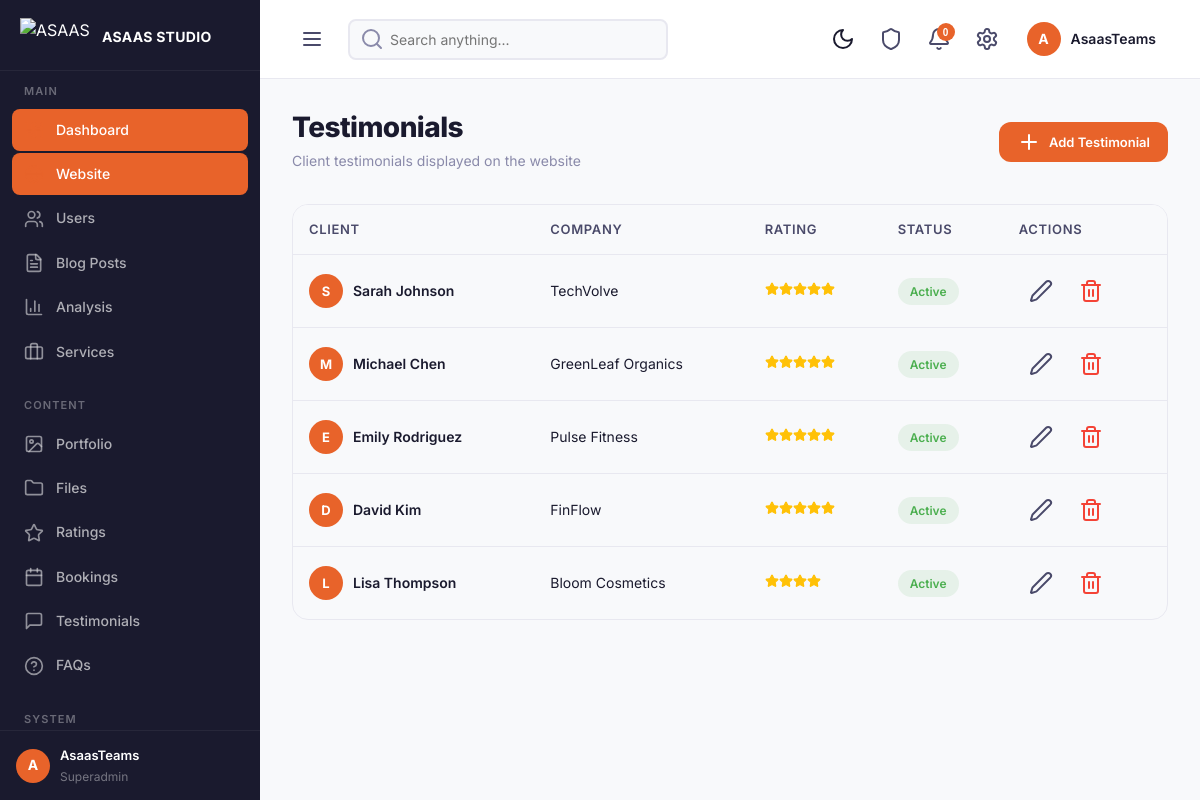
/admin/testimonials.php (signed in), run on the app's committed database.
### tables this page shows
CREATE TABLE testimonials (
    id INT PRIMARY KEY AUTO_INCREMENT,
    name VARCHAR(100) NOT NULL,
    position VARCHAR(100) DEFAULT NULL,
    company VARCHAR(255) DEFAULT NULL,
    avatar VARCHAR(500) DEFAULT NULL,
    content TEXT NOT NULL,
    rating TINYINT DEFAULT NULL,
    is_active TINYINT(1) DEFAULT 1,
    sort_order INT DEFAULT 0,
    created_at TIMESTAMP DEFAULT CURRENT_TIMESTAMP,
    updated_at TIMESTAMP DEFAULT CURRENT_TIMESTAMP ON UPDATE CURRENT_TIMESTAMP,
    INDEX idx_active (is_active)
);

### admin/testimonials.php (the view, shortened to what this page needs)
<?php require_once __DIR__ . '/../config/functions.php'; startSession(); requireAdmin(); $pageTitle = 'Testimonials'; require __DIR__ . '/../includes/admin-header.php';
$db = Database::getInstance()->getConnection();
$testimonials = $db->query("SELECT * FROM testimonials ORDER BY sort_order ASC")->fetchAll();
?>
<div class="page-header fade-in-up">
    <div>
        <h1 class="page-title">Testimonials</h1>
        <p class="page-subtitle">Client testimonials displayed on the website</p>
    </div>
    <div class="page-actions">
        <button class="btn btn-primary btn-sm" data-modal="newTestimonialModal"><i data-lucide="plus" size="16"></i> Add Testimonial</button>
    </div>
</div>
<div class="table-container reveal">
    <table class="table">
        <thead><tr><th>Client</th><th>Company</th><th>Rating</th><th>Status</th><th>Actions</th></tr></thead>
        <tbody>
            <?php foreach ($testimonials as $t): ?>
                <tr>
                    <td>
                        <div style="display:flex;align-items:center;gap:10px">
                            <div style="width:34px;height:34px;border-radius:50%;background:var(--primary);display:flex;align-items:center;justify-content:center;color:white;font-weight:700;font-size:13px"><?= strtoupper($t['name'][0]) ?></div>
                            <span style="font-weight:600"><?= htmlspecialchars($t['name']) ?></span>
                        </div>
                    </td>
                    <td><?= htmlspecialchars($t['company'] ?? '-') ?></td>
                    <td><?php for ($i = 0; $i < ($t['rating'] ?? 5); $i++): ?><i data-lucide="star" width="14" height="14" fill="#FFC107" color="#FFC107" style="display:inline"></i><?php endfor; ?></td>
                    <td><span class="badge badge-<?= $t['is_active'] ? 'success' : 'error' ?>"><?= $t['is_active'] ? 'Active' : 'Hidden' ?></span></td>
                    <td>
                        <div style="display:flex;gap:6px">
                            <button class="btn btn-ghost btn-icon btn-sm"><i data-lucide="edit-2" size="14"></i></button>
                            <button class="btn btn-ghost btn-icon btn-sm" style="color:#F44336"><i data-lucide="trash-2" size="14"></i></button>
                        </div>
                    </td>
                </tr>
            <?php endforeach; ?>
        </tbody>
    </table>
</div>
</body></html>

### assets/css/main.css (style rules this page uses)
:root { --primary: #E8632A; --primary-dark: #d4551f; --primary-light: #f07840; --primary-alpha: rgba(232, 99, 42, 0.1); --primary-alpha-2: rgba(232, 99, 42, 0.2); --bg-white: #ffffff; --bg-light: #f8f9fb; --bg-gray: #f1f3f5; --bg-dark: #1a1a2e; --bg-darker: #0f0f1a; --text-primary: #1a1a2e; --text-secondary: #4a4a6a; --text-muted: #8a8aaa; --text-light: #b0b0c8; --text-white: #ffffff; --border: #e8e8f0; --border-dark: #d0d0e0; --shadow-sm: 0 2px 8px rgba(0,0,0,0.06); --shadow-md: 0 4px 20px rgba(0,0,0,0.08); --shadow-lg: 0 8px 40px rgba(0,0,0,0.12); --shadow-xl: 0 16px 60px rgba(0,0,0,0.15); --radius-sm: 8px; --radius-md: 12px; --radius-lg: 16px; --radius-xl: 24px; --font-family: 'Inter', -apple-system, BlinkMacSystemFont, sans-serif; --transition: 0.3s ease; --max-width: 1200px; --header-height: 80px; --sidebar-width: 260px; --sidebar-collapsed: 72px; }
*, *::before, *::after { margin: 0; padding: 0; box-sizing: border-box; }
html { scroll-behavior: smooth; -webkit-font-smoothing: antialiased; -moz-osx-font-smoothing: grayscale; }
body { font-family: var(--font-family); font-size: 16px; line-height: 1.6; color: var(--text-primary); background: var(--bg-white); overflow-x: hidden; }
h1, h2, h3, h4, h5, h6 { font-weight: 700; line-height: 1.2; color: var(--text-primary); }
h1 { font-size: clamp(2.5rem, 5vw, 4.5rem); letter-spacing: -0.02em; }
p { color: var(--text-secondary); line-height: 1.7; }
.btn { display: inline-flex; align-items: center; gap: 8px; padding: 12px 28px; border: none; border-radius: var(--radius-md); font-family: var(--font-family); font-size: 15px; font-weight: 600; cursor: pointer; transition: all var(--transition); text-decoration: none; line-height: 1.4; position: relative; overflow: hidden; }
.btn-primary { background: var(--primary); color: white; }
.btn-ghost { background: transparent; color: var(--text-secondary); }
.btn-sm { padding: 8px 18px; font-size: 13px; }
.btn-icon { width: 44px; height: 44px; padding: 0; display: flex; align-items: center; justify-content: center; border-radius: var(--radius-sm); }
.badge { display: inline-flex; align-items: center; padding: 4px 12px; border-radius: 50px; font-size: 12px; font-weight: 600; gap: 4px; }
.badge-success { background: rgba(76, 175, 80, 0.1); color: #4CAF50; }
.table-container { overflow-x: auto; border-radius: var(--radius-lg); border: 1px solid var(--border); }
.table { width: 100%; border-collapse: collapse; }
.table th { background: var(--bg-light); padding: 14px 16px; text-align: left; font-size: 13px; font-weight: 600; color: var(--text-secondary); text-transform: uppercase; letter-spacing: 0.05em; border-bottom: 1px solid var(--border); }
.table td { padding: 14px 16px; font-size: 14px; color: var(--text-primary); border-bottom: 1px solid var(--border); }
.table tr:last-child td { border-bottom: none; }

### assets/css/admin.css (style rules this page uses)
.page-header { display: flex; align-items: center; justify-content: space-between; margin-bottom: 32px; }
.page-title { font-size: 28px; font-weight: 800; }
.page-subtitle { font-size: 14px; color: var(--text-muted); margin-top: 4px; }
.page-actions { display: flex; gap: 12px; }

### assets/css/animations.css (style rules this page uses)
.fade-in-up { opacity: 0; transform: translateY(40px); animation: fadeInUp 0.8s ease forwards; }
.btn { position: relative; overflow: hidden; transition: all 0.3s ease; }
.btn::after { content: ''; position: absolute; top: 50%; left: 50%; width: 0; height: 0; border-radius: 50%; background: rgba(255,255,255,0.2); transition: width 0.6s ease, height 0.6s ease, top 0.6s ease, left 0.6s ease; }
.reveal { opacity: 0; transform: translateY(40px); transition: opacity 0.8s ease, transform 0.8s ease; }
.reveal.visible { opacity: 1; transform: translateY(0); }

### includes/admin-header.php (style rules this page uses)
:root { --bg-dark: #1a1a2e; --bg-white: #ffffff; --bg-light: #f8f9fb; --bg-gray: #f0f1f5; --border: #e8e8f0; --border-dark: #d0d0e0; --text-primary: #1a1a2e; --text-secondary: #4a4a6a; --text-muted: #8a8aaa; --shadow-sm: 0 2px 8px rgba(0,0,0,0.06); --shadow-md: 0 4px 20px rgba(0,0,0,0.08); --shadow-lg: 0 8px 40px rgba(0,0,0,0.12); --transition: 0.3s ease; }
body { transition: background .3s ease, color .3s ease }

### data on the page
testimonials: name "S", name "Sarah Johnson", company "TechVolve", rating 5 (drawn), is_active "Active"
testimonials: name "M", name "Michael Chen", company "GreenLeaf Organics", rating 5 (drawn), is_active "Active"
testimonials: name "E", name "Emily Rodriguez", company "Pulse Fitness", rating 5 (drawn), is_active "Active"
testimonials: name "D", name "David Kim", company "FinFlow", rating 5 (drawn), is_active "Active"
testimonials: name "L", name "Lisa Thompson", company "Bloom Cosmetics", rating 4 (drawn), is_active "Active"

### other printed values
APP_NAME "ASAAS STUDIO"
$adminAvatarLetter "A"
getCurrentUserName() "AsaasTeams"
getCurrentUserRole() "Superadmin"
getUnreadNotificationCount(getCurrentUserId()) "0"
getCurrentUserName()[0] "A"
